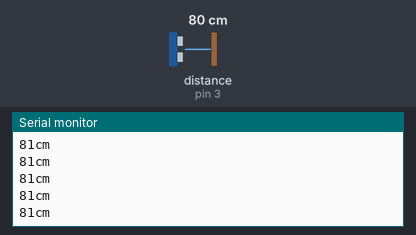
Bench run of a sketch on a simulated Arduino Uno, built with avr-gcc and run on an emulated ATmega328P. Shown: the last lines printed to the serial monitor. Inputs (shaded band) come from the test bench; at power-on: distance to the obstacle (sensor on pin 3) 80 cm. The echo pulse lasts 58.3 µs per cm.

Above: at 1.2 s.
1.3 s: distance to the obstacle (sensor on pin 3) set to 2 cm
At 1.34 s:
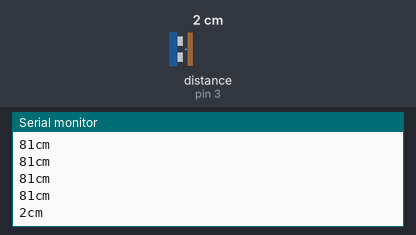
2.8 s: distance to the obstacle (sensor on pin 3) set to 4 cm
At 2.82 s:
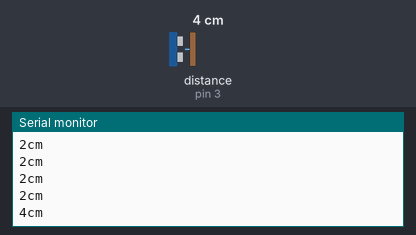
Timing chart, 0 to 5.8 s (numbered marks = the images above; inputs shaded):
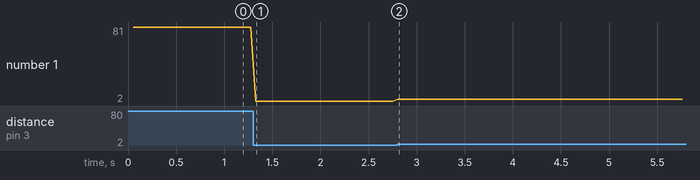

The sketch:

ultraSonic_Sensor.ino
```cpp
/*
 * Posted on https://randomnerdtutorials.com
 * created by http://playground.arduino.cc/Code/NewPing
*/

#include <NewPing.h>

#define TRIGGER_PIN 2
#define ECHO_PIN 3
#define MAX_DISTANCE 200

// NewPing setup of pins and maximum distance
NewPing sonar(TRIGGER_PIN, ECHO_PIN, MAX_DISTANCE);

void setup() {
   Serial.begin(9600);
}

void loop() {
   delay(50);
   unsigned int distance = sonar.ping_cm();
   Serial.print(distance);
   Serial.println("cm");
}
```

Measured:
- after the input at 1.3 s, the serial monitor: prints a new line at once (image 1)
- after the input at 2.8 s, the serial monitor: prints a new line at once (image 2)
- plotted number 1: 81 → 2 after the input at 1.3 s, 2 → 4 after the input at 2.8 s
